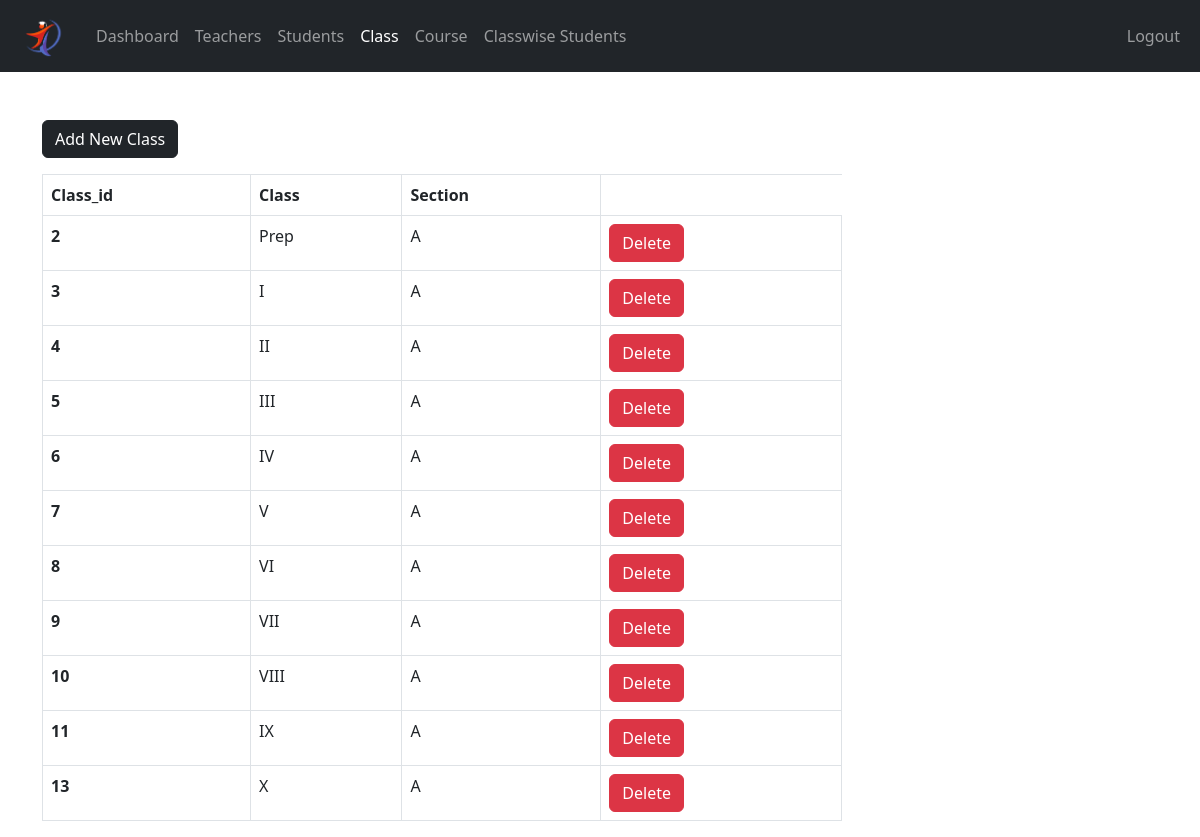
The page /UI/admin/class.php (signed in) on the database its author committed.
### tables this page shows
CREATE TABLE `class` (
  `idClass` int(11) NOT NULL AUTO_INCREMENT,
  `name` varchar(10) NOT NULL,
  `Section` varchar(10) DEFAULT NULL,
  PRIMARY KEY (`idClass`)
);

### UI/admin/data/class.php (called while the page is built, shortened)
<?php
function getAllClasses($conn)
{
  $sql = "SELECT * FROM class";
  $stmt = $conn->prepare($sql);
  $stmt->execute();
  if ($stmt->rowCount() >= 1) {
    $classes = $stmt->fetchAll();
    return $classes;
  } else {
    return 0;
  }
}

### UI/admin/class.php (the view, shortened to what this page needs)
<?php
if (isset($_SESSION['UserID']) &&
    isset($_SESSION['role'])) {
    if ($_SESSION['role'] == 'Admin') {
       include "../DB_connection.php";
       include "data/class.php";
       $classes = getAllClasses($conn);
 ?>
<!DOCTYPE html>
<html lang="en">
<head>
	<link rel="stylesheet" href="https://cdn.jsdelivr.net/npm/bootstrap@5.2.0/dist/css/bootstrap.min.css">
	<link rel="stylesheet" href="../css/style.css">
  <link rel="stylesheet" href="https://cdnjs.cloudflare.com/ajax/libs/font-awesome/4.7.0/css/font-awesome.min.css">
</head>
<body>
    <?php
        include "inc/navbar.php";
        if ($classes != 0) {
     ?>
     <div class="container mt-5">
        <a href="class-add.php"
           class="btn btn-dark">Add New Class</a>
           <div class="table-responsive">
              <table class="table table-bordered mt-3 n-table">
                <thead>
                  <tr>
                    <th scope="col">Class_id</th>
                    <th scope="col">Class</th>
                    <th scope="col">Section</th>
                  </tr>
                </thead>
                <tbody>
                  <?php $i = 0; foreach ($classes as $class ) {
                    $i++;  ?>
                  <tr>
                    <th scope="row"><?=$class['idClass']?></th>
                    <td>
                      <?php
                          $name  = $class['name'];
                          echo $name;
                       ?>
                    </td>
                    <td>
                      <?php
                          $section = $class['Section'];
                          echo $section;
                       ?>
                    </td>
                    <td>
                        <a href="class-delete.php?idClass=<?=$class['idClass']?>"
                           class="btn btn-danger">Delete</a>
                    </td>
                  </tr>
                <?php } ?>
                </tbody>
              </table>
           </div>
         <?php } ?>
     </div>
</body>
</html>
<?php
  }else {
    header("Location: ../login.php");
    exit;
  }
}else {
	header("Location: ../login.php");
	exit;
}
?>

### UI/css/style.css (style rules this page uses)
.n-table { max-width: 800px; }

### rows shown on the page
class: idClass "2", name "Prep", Section "A"
class: idClass "3", name "I", Section "A"
class: idClass "4", name "II", Section "A"
class: idClass "5", name "III", Section "A"
class: idClass "6", name "IV", Section "A"
class: idClass "7", name "V", Section "A"
class: idClass "8", name "VI", Section "A"
class: idClass "9", name "VII", Section "A"
class: idClass "10", name "VIII", Section "A"
class: idClass "11", name "IX", Section "A"
class: idClass "13", name "X", Section "A"
